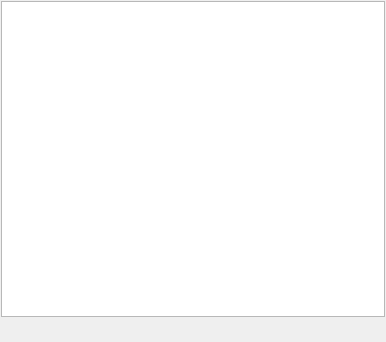
<?xml version="1.0" encoding="UTF-8"?>
<ui version="4.0">
 <class>SAFigureLayoutWidget</class>
 <widget class="QWidget" name="SAFigureLayoutWidget">
  <property name="geometry">
   <rect>
    <x>0</x>
    <y>0</y>
    <width>386</width>
    <height>342</height>
   </rect>
  </property>
  <property name="windowTitle">
   <string>Figure Layout</string>
  </property>
  <layout class="QVBoxLayout" name="verticalLayout">
   <property name="spacing">
    <number>1</number>
   </property>
   <property name="leftMargin">
    <number>1</number>
   </property>
   <property name="topMargin">
    <number>1</number>
   </property>
   <property name="rightMargin">
    <number>1</number>
   </property>
   <property name="bottomMargin">
    <number>1</number>
   </property>
   <item>
    <widget class="QTreeView" name="treeView"/>
   </item>
   <item>
    <layout class="QHBoxLayout" name="horizontalLayout">
     <item>
      <widget class="QToolButton" name="toolButtonDelete">
       <property name="text">
        <string/>
       </property>
       <property name="icon">
        <iconset resource="../icons.qrc">
         <normaloff>:/icons/icons/delete.png</normaloff>:/icons/icons/delete.png</iconset>
       </property>
       <property name="autoRaise">
        <bool>true</bool>
       </property>
      </widget>
     </item>
     <item>
      <spacer name="horizontalSpacer">
       <property name="orientation">
        <enum>Qt::Horizontal</enum>
       </property>
       <property name="sizeHint" stdset="0">
        <size>
         <width>40</width>
         <height>20</height>
        </size>
       </property>
      </spacer>
     </item>
    </layout>
   </item>
  </layout>
 </widget>
 <resources>
  <include location="../icons.qrc"/>
 </resources>
 <connections/>
</ui>
